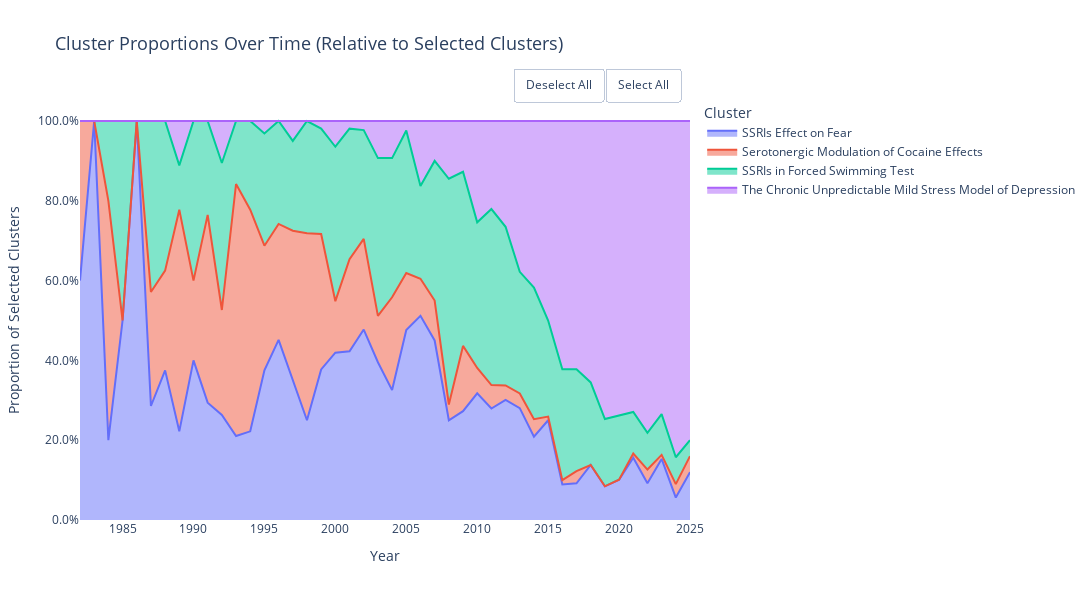

Notebook code cell kept with this figure:
### Code cell
fig_animal_subset

### Figure 1 — Plotly figure (JSON) as saved in the notebook; plotly's stock layout.template omitted (floating-point values rounded to 4 significant figures)
{"data": [{"fillpattern": {"shape": ""}, "hovertemplate": "<b>%{fullData.name}</b><br>Year: %{x}<br>Proportion: %{y:.2%}<extra></extra>", "legendgroup": "SSRIs Effect on Fear", "line": {"color": "#636EFA"}, "marker": {"symbol": "circle"}, "mode": "lines", "name": "SSRIs Effect on Fear", "orientation": "v", "showlegend": true, "stackgroup": "1", "type": "scatter", "x": [1982, 1983, 1984, 1985, 1986, 1987, 1988, 1989, 1990, 1991, 1992, 1993, 1994, 1995, 1996, 1997, 1998, 1999, 2000, 2001, 2002, 2003, 2004, 2005, 2006, 2007, 2008, 2009, 2010, 2011, 2012, 2013, 2014, 2015, 2016, 2017, 2018, 2019, 2020, 2021, 2022, 2023, 2024, 2025], "xaxis": "x", "y": [0.6, 1.0, 0.2, 0.5, 1.0, 0.2857, 0.375, 0.2222, 0.4, 0.2941, 0.2632, 0.2105, 0.2222, 0.375, 0.4516, 0.35, 0.25, 0.3774, 0.4194, 0.4231, 0.4773, 0.3953, 0.3256, 0.4762, 0.5116, 0.45, 0.25, 0.2727, 0.3175, 0.2794, 0.3012, 0.2805, 0.2088, 0.25, 0.08889, 0.09184, 0.1379, 0.08434, 0.101, 0.1562, 0.09195, 0.1531, 0.05618, 0.12], "yaxis": "y"}, {"fillpattern": {"shape": ""}, "hovertemplate": "<b>%{fullData.name}</b><br>Year: %{x}<br>Proportion: %{y:.2%}<extra></extra>", "legendgroup": "Serotonergic Modulation of Cocaine Effects", "line": {"color": "#EF553B"}, "marker": {"symbol": "circle"}, "mode": "lines", "name": "Serotonergic Modulation of Cocaine Effects", "orientation": "v", "showlegend": true, "stackgroup": "1", "type": "scatter", "x": [1982, 1983, 1984, 1985, 1986, 1987, 1988, 1989, 1990, 1991, 1992, 1993, 1994, 1995, 1996, 1997, 1998, 1999, 2000, 2001, 2002, 2003, 2004, 2005, 2006, 2007, 2008, 2009, 2010, 2011, 2012, 2013, 2014, 2015, 2016, 2017, 2018, 2019, 2020, 2021, 2022, 2023, 2024, 2025], "xaxis": "x", "y": [0.4, 0.0, 0.6, 0.0, 0.0, 0.2857, 0.25, 0.5556, 0.2, 0.4706, 0.2632, 0.6316, 0.5556, 0.3125, 0.2903, 0.375, 0.4688, 0.3396, 0.129, 0.2308, 0.2273, 0.1163, 0.2326, 0.1429, 0.09302, 0.1, 0.03947, 0.1636, 0.06349, 0.05882, 0.03614, 0.03659, 0.04396, 0.009259, 0.01111, 0.03061, 0.0, 0.0, 0.0, 0.01042, 0.03448, 0.0102, 0.03371, 0.04], "yaxis": "y"}, {"fillpattern": {"shape": ""}, "hovertemplate": "<b>%{fullData.name}</b><br>Year: %{x}<br>Proportion: %{y:.2%}<extra></extra>", "legendgroup": "SSRIs in Forced Swimming Test", "line": {"color": "#00CC96"}, "marker": {"symbol": "circle"}, "mode": "lines", "name": "SSRIs in Forced Swimming Test", "orientation": "v", "showlegend": true, "stackgroup": "1", "type": "scatter", "x": [1982, 1983, 1984, 1985, 1986, 1987, 1988, 1989, 1990, 1991, 1992, 1993, 1994, 1995, 1996, 1997, 1998, 1999, 2000, 2001, 2002, 2003, 2004, 2005, 2006, 2007, 2008, 2009, 2010, 2011, 2012, 2013, 2014, 2015, 2016, 2017, 2018, 2019, 2020, 2021, 2022, 2023, 2024, 2025], "xaxis": "x", "y": [0.0, 0.0, 0.2, 0.5, 0.0, 0.4286, 0.375, 0.1111, 0.4, 0.2353, 0.3684, 0.1579, 0.2222, 0.2812, 0.2581, 0.225, 0.2812, 0.2642, 0.3871, 0.3269, 0.2727, 0.3953, 0.3488, 0.3571, 0.2326, 0.35, 0.5658, 0.4364, 0.3651, 0.4412, 0.3976, 0.3049, 0.3297, 0.2407, 0.2778, 0.2551, 0.2069, 0.1687, 0.1616, 0.1042, 0.09195, 0.102, 0.06742, 0.04], "yaxis": "y"}, {"fillpattern": {"shape": ""}, "hovertemplate": "<b>%{fullData.name}</b><br>Year: %{x}<br>Proportion: %{y:.2%}<extra></extra>", "legendgroup": "The Chronic Unpredictable Mild Stress Model of Depression", "line": {"color": "#AB63FA"}, "marker": {"symbol": "circle"}, "mode": "lines", "name": "The Chronic Unpredictable Mild Stress Model of Depression", "orientation": "v", "showlegend": true, "stackgroup": "1", "type": "scatter", "x": [1982, 1983, 1984, 1985, 1986, 1987, 1988, 1989, 1990, 1991, 1992, 1993, 1994, 1995, 1996, 1997, 1998, 1999, 2000, 2001, 2002, 2003, 2004, 2005, 2006, 2007, 2008, 2009, 2010, 2011, 2012, 2013, 2014, 2015, 2016, 2017, 2018, 2019, 2020, 2021, 2022, 2023, 2024, 2025], "xaxis": "x", "y": [0.0, 0.0, 0.0, 0.0, 0.0, 0.0, 0.0, 0.1111, 0.0, 0.0, 0.1053, 0.0, 0.0, 0.03125, 0.0, 0.05, 0.0, 0.01887, 0.06452, 0.01923, 0.02273, 0.09302, 0.09302, 0.02381, 0.1628, 0.1, 0.1447, 0.1273, 0.254, 0.2206, 0.2651, 0.378, 0.4176, 0.5, 0.6222, 0.6224, 0.6552, 0.747, 0.7374, 0.7292, 0.7816, 0.7347, 0.8427, 0.8], "yaxis": "y"}], "layout": {"height": 600, "hovermode": "closest", "legend": {"font": {"size": 12}, "orientation": "v", "title": {"font": {"size": 14}, "text": "Cluster"}, "tracegroupgap": 0, "traceorder": "normal", "x": 1.02, "xanchor": "left", "y": 1, "yanchor": "top"}, "margin": {"r": 150}, "plot_bgcolor": "white", "title": {"font": {"size": 18}, "text": "Cluster Proportions Over Time (Relative to Selected Clusters)"}, "updatemenus": [{"buttons": [{"args": [{"visible": "legendonly"}], "label": "Deselect All", "method": "restyle"}, {"args": [{"visible": true}], "label": "Select All", "method": "restyle"}], "direction": "left", "pad": {"r": 10, "t": 10}, "showactive": false, "type": "buttons", "x": 1, "xanchor": "right", "y": 1.1, "yanchor": "top"}], "width": 1200, "xaxis": {"anchor": "y", "domain": [0, 1], "title": {"font": {"size": 14}, "text": "Year"}}, "yaxis": {"anchor": "x", "domain": [0, 1], "tickformat": ".1%", "title": {"font": {"size": 14}, "text": "Proportion of Selected Clusters"}}}}
